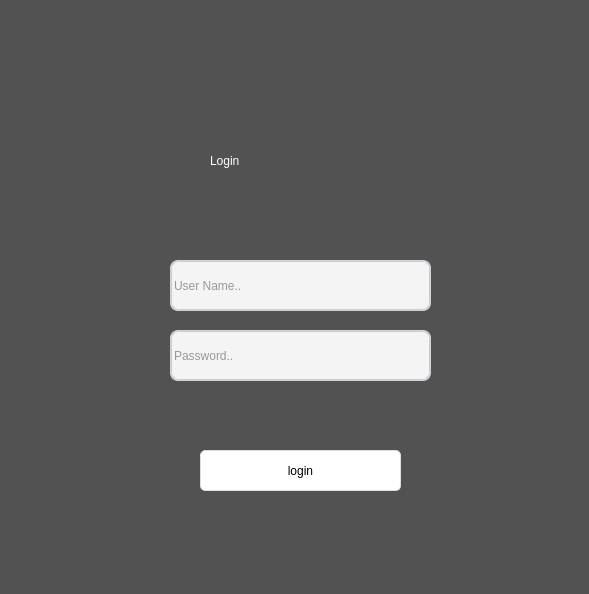
<?xml version="1.0" encoding="UTF-8"?>
<ui version="4.0">
 <class>loginWindow</class>
 <widget class="QWidget" name="loginWindow">
  <property name="geometry">
   <rect>
    <x>0</x>
    <y>0</y>
    <width>589</width>
    <height>594</height>
   </rect>
  </property>
  <property name="windowTitle">
   <string>Form</string>
  </property>
  <property name="styleSheet">
   <string notr="true">
background-color:rgb(82, 82, 82);</string>
  </property>
  <widget class="QLabel" name="label">
   <property name="geometry">
    <rect>
     <x>210</x>
     <y>120</y>
     <width>191</width>
     <height>81</height>
    </rect>
   </property>
   <property name="styleSheet">
    <string notr="true">font: 40pt &quot;Arial Rounded MT Bold&quot;;
color: rgb(255, 255, 255);</string>
   </property>
   <property name="text">
    <string>Login</string>
   </property>
  </widget>
  <widget class="QLineEdit" name="user_line">
   <property name="geometry">
    <rect>
     <x>170</x>
     <y>260</y>
     <width>261</width>
     <height>51</height>
    </rect>
   </property>
   <property name="styleSheet">
    <string notr="true">QLineEdit {
    border-width: 2px;
    border-radius: 8px;
    border-style: solid;
    border-top-color: qlineargradient(spread:pad, x1:0.5, y1:1, x2:0.5, y2:0, stop:0 #c1c9cf, stop:1 #d2d8dd);
    border-right-color: qlineargradient(spread:pad, x1:0, y1:0, x2:1, y2:0, stop:0 #c1c9cf, stop:1 #d2d8dd);
    border-bottom-color: qlineargradient(spread:pad, x1:0.5, y1:0, x2:0.5, y2:1, stop:0 #c1c9cf, stop:1 #d2d8dd);
    border-left-color: qlineargradient(spread:pad, x1:1, y1:0, x2:0, y2:0, stop:0 #c1c9cf, stop:1 #d2d8dd);
    background-color: #f4f4f4;
    color: #3d3d3d;
}
QLineEdit:focus {
    border-width: 2px;
    border-radius: 8px;
    border-style: solid;
    border-top-color: qlineargradient(spread:pad, x1:0.5, y1:1, x2:0.5, y2:0, stop:0 #85b7e3, stop:1 #9ec1db);
    border-right-color: qlineargradient(spread:pad, x1:0, y1:0, x2:1, y2:0, stop:0 #85b7e3, stop:1 #9ec1db);
    border-bottom-color: qlineargradient(spread:pad, x1:0.5, y1:0, x2:0.5, y2:1, stop:0 #85b7e3, stop:1 #9ec1db);
    border-left-color: qlineargradient(spread:pad, x1:1, y1:0, x2:0, y2:0, stop:0 #85b7e3, stop:1 #9ec1db);
    background-color: #f4f4f4;
    color: #3d3d3d;
}
QLineEdit:disabled {
    color: #b9b9b9;
}</string>
   </property>
   <property name="placeholderText">
    <string>User Name..</string>
   </property>
  </widget>
  <widget class="QLineEdit" name="pass_line">
   <property name="geometry">
    <rect>
     <x>170</x>
     <y>330</y>
     <width>261</width>
     <height>51</height>
    </rect>
   </property>
   <property name="styleSheet">
    <string notr="true">QLineEdit, QTextEdit, QPlainTextEdit, QSpinBox, QDoubleSpinBox, QTimeEdit, QDateEdit, QDateTimeEdit {
    border-width: 2px;
    border-radius: 8px;
    border-style: solid;
    border-top-color: qlineargradient(spread:pad, x1:0.5, y1:1, x2:0.5, y2:0, stop:0 #c1c9cf, stop:1 #d2d8dd);
    border-right-color: qlineargradient(spread:pad, x1:0, y1:0, x2:1, y2:0, stop:0 #c1c9cf, stop:1 #d2d8dd);
    border-bottom-color: qlineargradient(spread:pad, x1:0.5, y1:0, x2:0.5, y2:1, stop:0 #c1c9cf, stop:1 #d2d8dd);
    border-left-color: qlineargradient(spread:pad, x1:1, y1:0, x2:0, y2:0, stop:0 #c1c9cf, stop:1 #d2d8dd);
    background-color: #f4f4f4;
    color: #3d3d3d;
}
QLineEdit:focus, QTextEdit:focus, QPlainTextEdit:focus, QSpinBox:focus, QDoubleSpinBox:focus, QTimeEdit:focus, QDateEdit:focus, QDateTimeEdit:focus {
    border-width: 2px;
    border-radius: 8px;
    border-style: solid;
    border-top-color: qlineargradient(spread:pad, x1:0.5, y1:1, x2:0.5, y2:0, stop:0 #85b7e3, stop:1 #9ec1db);
    border-right-color: qlineargradient(spread:pad, x1:0, y1:0, x2:1, y2:0, stop:0 #85b7e3, stop:1 #9ec1db);
    border-bottom-color: qlineargradient(spread:pad, x1:0.5, y1:0, x2:0.5, y2:1, stop:0 #85b7e3, stop:1 #9ec1db);
    border-left-color: qlineargradient(spread:pad, x1:1, y1:0, x2:0, y2:0, stop:0 #85b7e3, stop:1 #9ec1db);
    background-color: #f4f4f4;
    color: #3d3d3d;
}
QLineEdit:disabled, QTextEdit:disabled, QPlainTextEdit:disabled, QSpinBox:disabled, QDoubleSpinBox:disabled, QTimeEdit:disabled, QDateEdit:disabled, QDateTimeEdit:disabled {
    color: #b9b9b9;
}</string>
   </property>
   <property name="echoMode">
    <enum>QLineEdit::Password</enum>
   </property>
   <property name="placeholderText">
    <string>Password..</string>
   </property>
  </widget>
  <widget class="QPushButton" name="login_btn">
   <property name="geometry">
    <rect>
     <x>200</x>
     <y>450</y>
     <width>201</width>
     <height>41</height>
    </rect>
   </property>
   <property name="styleSheet">
    <string notr="true">QPushButton{
	font: 75 11pt &quot;MS Shell Dlg 2&quot;;
	border-style: solid;
	border-top-color: qlineargradient(spread:pad, x1:0.5, y1:1, x2:0.5, y2:0, stop:0 rgb(215, 215, 215), stop:1 rgb(222, 222, 222));
	border-right-color: qlineargradient(spread:pad, x1:0, y1:0.5, x2:1, y2:0.5, stop:0 rgb(217, 217, 217), stop:1 rgb(227, 227, 227));
	border-left-color: qlineargradient(spread:pad, x1:0, y1:0.5, x2:1, y2:0.5, stop:0 rgb(227, 227, 227), stop:1 rgb(217, 217, 217));
	border-bottom-color: qlineargradient(spread:pad, x1:0.5, y1:1, x2:0.5, y2:0, stop:0 rgb(215, 215, 215), stop:1 rgb(222, 222, 222));
	border-width: 1px;
	border-radius: 5px;
	color: rgb(0,0,0);
	padding: 2px;
	background-color: rgb(255,255,255);
}
QPushButton:hover{
	border-style: solid;
	border-top-color: qlineargradient(spread:pad, x1:0.5, y1:1, x2:0.5, y2:0, stop:0 rgb(195, 195, 195), stop:1 rgb(222, 222, 222));
	border-right-color: qlineargradient(spread:pad, x1:0, y1:0.5, x2:1, y2:0.5, stop:0 rgb(197, 197, 197), stop:1 rgb(227, 227, 227));
	border-left-color: qlineargradient(spread:pad, x1:0, y1:0.5, x2:1, y2:0.5, stop:0 rgb(227, 227, 227), stop:1 rgb(197, 197, 197));
	border-bottom-color: qlineargradient(spread:pad, x1:0.5, y1:1, x2:0.5, y2:0, stop:0 rgb(195, 195, 195), stop:1 rgb(222, 222, 222));
	border-width: 1px;
	border-radius: 5px;
	color: rgb(0,0,0);
	padding: 2px;
	background-color: rgb(255,255,255);
}
QPushButton:pressed{
	border-style: solid;
	border-top-color: qlineargradient(spread:pad, x1:0.5, y1:1, x2:0.5, y2:0, stop:0 rgb(215, 215, 215), stop:1 rgb(222, 222, 222));
	border-right-color: qlineargradient(spread:pad, x1:0, y1:0.5, x2:1, y2:0.5, stop:0 rgb(217, 217, 217), stop:1 rgb(227, 227, 227));
	border-left-color: qlineargradient(spread:pad, x1:0, y1:0.5, x2:1, y2:0.5, stop:0 rgb(227, 227, 227), stop:1 rgb(217, 217, 217));
	border-bottom-color: qlineargradient(spread:pad, x1:0.5, y1:1, x2:0.5, y2:0, stop:0 rgb(215, 215, 215), stop:1 rgb(222, 222, 222));
	border-width: 1px;
	border-radius: 5px;
	color: rgb(0,0,0);
	padding: 2px;
	background-color: rgb(142,142,142);
}
QPushButton:disabled{
	border-style: solid;
	border-top-color: qlineargradient(spread:pad, x1:0.5, y1:1, x2:0.5, y2:0, stop:0 rgb(215, 215, 215), stop:1 rgb(222, 222, 222));
	border-right-color: qlineargradient(spread:pad, x1:0, y1:0.5, x2:1, y2:0.5, stop:0 rgb(217, 217, 217), stop:1 rgb(227, 227, 227));
	border-left-color: qlineargradient(spread:pad, x1:0, y1:0.5, x2:1, y2:0.5, stop:0 rgb(227, 227, 227), stop:1 rgb(217, 217, 217));
	border-bottom-color: qlineargradient(spread:pad, x1:0.5, y1:1, x2:0.5, y2:0, stop:0 rgb(215, 215, 215), stop:1 rgb(222, 222, 222));
	border-width: 1px;
	border-radius: 5px;
	color: #808086;
	padding: 2px;
	background-color: rgb(142,142,142);
}</string>
   </property>
   <property name="text">
    <string>login</string>
   </property>
  </widget>
 </widget>
 <resources/>
 <connections/>
</ui>
